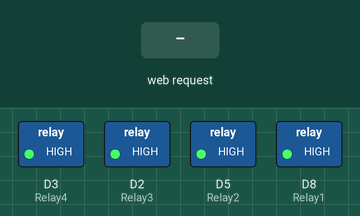
This sketch was run on a simulated ESP8266 (NodeMCU). On the bench: switched loads named in the sketch (green lamp = pin HIGH). The test bench sets the inputs (shaded band). EEPROM starts erased; what the sketch prints to the serial monitor is not drawn.

Above: at 1.3 s.
1.4 s: HTTP request GET /L1on received
At 2.2 s:
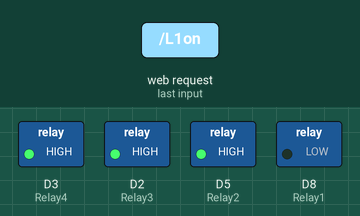
2.9 s: HTTP request GET /L2on received
At 3.4 s:
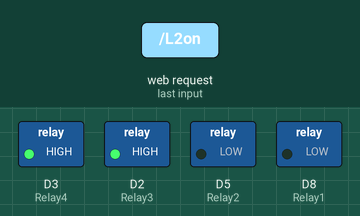
4.4 s: HTTP request GET /L1off received
At 5.6 s:
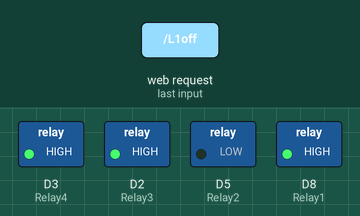
5.9 s: HTTP request GET /L3on received
At 6.8 s:
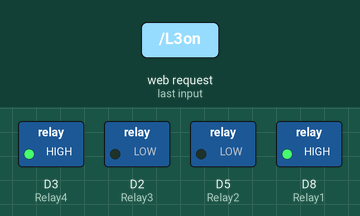
7.4 s: HTTP request GET /L2off received
At 8.0 s:
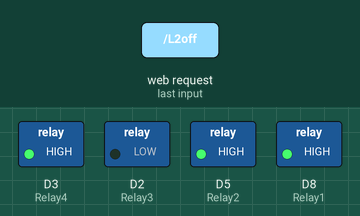
8.9 s: HTTP request GET /L4on received
At 10.3 s:
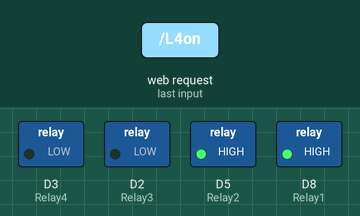
Timing chart, 0 to 11.4 s (numbered marks = the images above; inputs shaded):
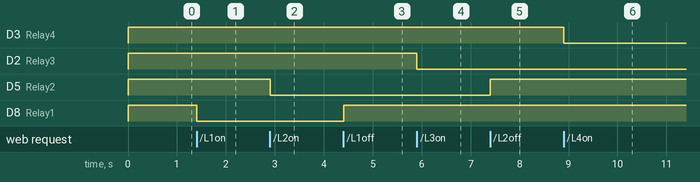

The sketch:

webplmkrs.ino
```cpp
#include <ESP8266WiFi.h>
#include <ESP8266WebServer.h>
#include <EEPROM.h>

const char* ssid = "Planet Makers";
const char* password = "17227285";

ESP8266WebServer server(80);

uint8_t Relay1 = D8;
uint8_t Relay2 = D5;
uint8_t Relay3 = D2;
uint8_t Relay4 = D3;

int load1, load2, load3, load4;

void setup() {
  Serial.begin(115200);
  Serial.println();

  pinMode(Relay1, OUTPUT);
  pinMode(Relay2, OUTPUT);
  pinMode(Relay3, OUTPUT);
  pinMode(Relay4, OUTPUT);

  EEPROM.begin(512);

  load1 = EEPROM.read(1);
  load2 = EEPROM.read(2);
  load3 = EEPROM.read(3);
  load4 = EEPROM.read(4);

  Serial.print(load1); Serial.print(" ");
  Serial.print(load2); Serial.print(" ");
  Serial.print(load3); Serial.print(" ");
  Serial.println(load4);

  digitalWrite(Relay1, load1);
  digitalWrite(Relay2, load2);
  digitalWrite(Relay3, load3);
  digitalWrite(Relay4, load4);

  WiFi.softAP(ssid, password);
  IPAddress apip = WiFi.softAPIP();
  Serial.print("visit: \n");
  Serial.println(apip);

  delay(100);

  server.on("/", handle_OnConnect);
  server.on("/L1on",  handle_L1on);
  server.on("/L1off", handle_L1off);
  server.on("/L2on",  handle_L2on);
  server.on("/L2off", handle_L2off);
  server.on("/L3on",  handle_L3on);
  server.on("/L3off", handle_L3off);
  server.on("/L4on",  handle_L4on);
  server.on("/L4off", handle_L4off);
  server.onNotFound(handle_NotFound);

  server.begin();
  Serial.print("HTTP server started");
}

void loop() {
  server.handleClient();

  digitalWrite(Relay1, load1);
  digitalWrite(Relay2, load2);
  digitalWrite(Relay3, load3);
  digitalWrite(Relay4, load4);
}

void handle_OnConnect(){
  server.send(200, "text/html", SendHTML(load1, load2, load3, load4));
}

void handle_L1on()  {load1=0;data();}
void handle_L1off() {load1=1;data();}

void handle_L2on()  {load2=0;data();}
void handle_L2off() {load2=1;data();}

void handle_L3on()  {load3=0;data();}
void handle_L3off() {load3=1;data();}

void handle_L4on()  {load4=0;data();}
void handle_L4off() {load4=1;data();}

void data(){
EEPROM.write(1, load1);
EEPROM.write(2, load2);
EEPROM.write(3, load3);
EEPROM.write(4, load4);
EEPROM.commit();

server.send(200, "text/html", SendHTML(load1, load2, load3, load4));
}

void handle_NotFound(){
  server.send(404, "text/plain", "Not found");
}

String SendHTML(uint8_t l1stat,uint8_t l2stat,uint8_t l3stat,uint8_t l4stat){
  String ptr = "<!DOCTYPE html> <html>\n";
  ptr +="<head><meta name=\"viewport\" content=\"width=device-width, initial-scale=1.0, user-scalable=no\">\n";
  ptr +="<title>P. Controle</title>\n";
  ptr +="<style>html {font-family: Helvetica; display: inline-block; margin: 0px auto; text-align: center;}\n";
  ptr +="body{margin-top: 50px;} h1 {color: #444444;margin: 50px auto 30px;} h3 {color: #444444;margin-bottom: 50px;}\n";
  ptr +=".button {display: block;width: 80px;background-color: #1abc9c;border: none;color: white;padding: 13px 30px;text-decoration: ;}\n";
  ptr +=".button-on {background-color: #1abc9c;}\n";
  ptr +=".button-on:active {background-color: #16a085;}\n";
  ptr +=".button-off {background-color: #34495e;}\n";
  ptr +=".button-off:active {background-color: #2c3e50;}\n";
  ptr +="p {font-size: 14px;color: #888;margin-botton: 10px;}\n";
  ptr +="</style>\n";
  ptr +="</head>\n";
  ptr +="<body>\n";
  ptr +="<h2>Automacao e Controle</h2>\n";
   if(l1stat==0)
   {ptr +="<p>Ambiente1 Status: OFF<a class=\"button button-on\" href=\"/L1off\">ON</a></p>\n";}
   else
   {ptr +="<p>Ambiente1 Status: ON<a class=\"button button-off\" href=\"/L1on\">OFF</a></p>\n";}

   if(l2stat==0)
   {ptr +="<p>Ambiente2 Status: OFF<a class=\"button button-on\" href=\"/L2off\">ON</a></p>\n";}
   else
   {ptr +="<p>Ambiente2 Status: ON<a class=\"button button-off\" href=\"/L2on\">OFF</a></p>\n";}

   if(l3stat==0)
   {ptr +="<p>Ambiente3 Status: OFF<a class=\"button button-on\" href=\"/L3off\">ON</a></p>\n";}
   else
   {ptr +="<p>Ambiente3 Status: ON<a class=\"button button-off\" href=\"/L3on\">OFF</a></p>\n";}

   if(l4stat==0)
   {ptr +="<p>Ambiente4 Status: OFF<a class=\"button button-on\" href=\"/L4off\">ON</a></p>\n";}
   else
   {ptr +="<p>Ambiente4 Status: ON<a class=\"button button-off\" href=\"/L4on\">OFF</a></p>\n";}

  ptr +="</body>\n";
  ptr +="</html>\n";
  return ptr;
}
```

Measured:
- after the input at 1.4 s, D8 (Relay1): HIGH → LOW at once
- after the input at 2.9 s, D5 (Relay2): HIGH → LOW at once
- after the input at 4.4 s, D8 (Relay1): LOW → HIGH at once
- after the input at 5.9 s, D2 (Relay3): HIGH → LOW at once
- after the input at 7.4 s, D5 (Relay2): LOW → HIGH at once
- after the input at 8.9 s, D3 (Relay4): HIGH → LOW at once
